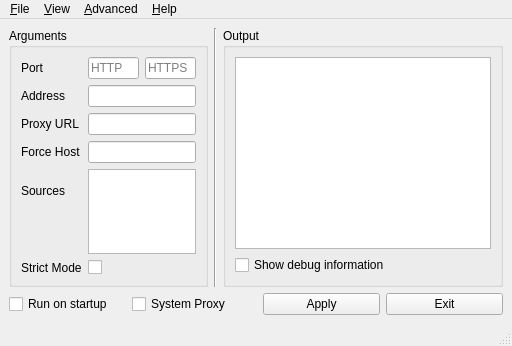
<?xml version="1.0" encoding="UTF-8"?>
<ui version="4.0">
 <class>MainWindow</class>
 <widget class="QMainWindow" name="MainWindow">
  <property name="windowTitle">
   <string notr="true">QtUnblockNeteaseMusic</string>
  </property>
  <widget class="QWidget" name="centralwidget">
   <layout class="QVBoxLayout" name="verticalLayout">
    <item>
     <layout class="QHBoxLayout" name="formBox">
      <item>
       <widget class="QGroupBox" name="argsBox">
        <property name="title">
         <string>Arguments</string>
        </property>
        <layout class="QGridLayout">
         <item row="2" column="0">
          <widget class="QLabel" name="addressLabel">
           <property name="statusTip">
            <string>Specify server host</string>
           </property>
           <property name="text">
            <string>Address</string>
           </property>
          </widget>
         </item>
         <item row="5" column="0">
          <widget class="QLabel" name="sourceLabel">
           <property name="statusTip">
            <string>Set priority of sources</string>
           </property>
           <property name="text">
            <string>Sources</string>
           </property>
          </widget>
         </item>
         <item row="6" column="0">
          <spacer>
           <property name="orientation">
            <enum>Qt::Vertical</enum>
           </property>
          </spacer>
         </item>
         <item row="3" column="0">
          <widget class="QLabel" name="urlLabel">
           <property name="statusTip">
            <string>Request through upstream proxy</string>
           </property>
           <property name="text">
            <string>Proxy URL</string>
           </property>
          </widget>
         </item>
         <item row="2" column="1" colspan="2">
          <widget class="QLineEdit" name="addressEdit">
           <property name="sizePolicy">
            <sizepolicy hsizetype="Minimum" vsizetype="Fixed">
             <horstretch>0</horstretch>
             <verstretch>0</verstretch>
            </sizepolicy>
           </property>
           <property name="statusTip">
            <string>Specify server host</string>
           </property>
           <property name="text">
            <string/>
           </property>
          </widget>
         </item>
         <item row="4" column="1" colspan="2">
          <widget class="QLineEdit" name="hostEdit">
           <property name="sizePolicy">
            <sizepolicy hsizetype="Minimum" vsizetype="Fixed">
             <horstretch>0</horstretch>
             <verstretch>0</verstretch>
            </sizepolicy>
           </property>
           <property name="statusTip">
            <string>Force the Netease server IP</string>
           </property>
          </widget>
         </item>
         <item row="0" column="0">
          <widget class="QLabel" name="portLabel">
           <property name="statusTip">
            <string>Specify server port</string>
           </property>
           <property name="text">
            <string>Port</string>
           </property>
          </widget>
         </item>
         <item row="7" column="0">
          <widget class="QLabel" name="strictLabel">
           <property name="statusTip">
            <string>Enable proxy limitation</string>
           </property>
           <property name="text">
            <string>Strict Mode</string>
           </property>
          </widget>
         </item>
         <item row="5" column="1" rowspan="2" colspan="2">
          <widget class="QTextEdit" name="sourceEdit">
           <property name="sizePolicy">
            <sizepolicy hsizetype="Ignored" vsizetype="Ignored">
             <horstretch>0</horstretch>
             <verstretch>0</verstretch>
            </sizepolicy>
           </property>
           <property name="statusTip">
            <string>Set priority of sources</string>
           </property>
          </widget>
         </item>
         <item row="0" column="2">
          <widget class="QLineEdit" name="httpsEdit">
           <property name="sizePolicy">
            <sizepolicy hsizetype="Ignored" vsizetype="Fixed">
             <horstretch>0</horstretch>
             <verstretch>0</verstretch>
            </sizepolicy>
           </property>
           <property name="statusTip">
            <string>Specify server HTTPS port</string>
           </property>
           <property name="placeholderText">
            <string notr="true">HTTPS</string>
           </property>
          </widget>
         </item>
         <item row="3" column="1" colspan="2">
          <widget class="QLineEdit" name="urlEdit">
           <property name="sizePolicy">
            <sizepolicy hsizetype="Minimum" vsizetype="Fixed">
             <horstretch>0</horstretch>
             <verstretch>0</verstretch>
            </sizepolicy>
           </property>
           <property name="statusTip">
            <string>Request through upstream proxy</string>
           </property>
          </widget>
         </item>
         <item row="4" column="0">
          <widget class="QLabel" name="hostLabel">
           <property name="statusTip">
            <string>Force the Netease server IP</string>
           </property>
           <property name="text">
            <string>Force Host</string>
           </property>
          </widget>
         </item>
         <item row="7" column="1" colspan="2">
          <widget class="QCheckBox" name="strictCheckBox">
           <property name="statusTip">
            <string>Enable proxy limitation</string>
           </property>
           <property name="text">
            <string/>
           </property>
          </widget>
         </item>
         <item row="0" column="1">
          <widget class="QLineEdit" name="httpEdit">
           <property name="sizePolicy">
            <sizepolicy hsizetype="Ignored" vsizetype="Fixed">
             <horstretch>0</horstretch>
             <verstretch>0</verstretch>
            </sizepolicy>
           </property>
           <property name="statusTip">
            <string>Specify server HTTP port</string>
           </property>
           <property name="text">
            <string/>
           </property>
           <property name="placeholderText">
            <string notr="true">HTTP</string>
           </property>
          </widget>
         </item>
        </layout>
       </widget>
      </item>
      <item>
       <widget class="Line" name="line">
        <property name="orientation">
         <enum>Qt::Vertical</enum>
        </property>
       </widget>
      </item>
      <item>
       <widget class="QGroupBox" name="outBox">
        <property name="title">
         <string>Output</string>
        </property>
        <layout class="QVBoxLayout">
         <item>
          <widget class="QTextBrowser" name="outText">
           <property name="sizePolicy">
            <sizepolicy hsizetype="Minimum" vsizetype="Minimum">
             <horstretch>0</horstretch>
             <verstretch>0</verstretch>
            </sizepolicy>
           </property>
          </widget>
         </item>
         <item>
          <widget class="QCheckBox" name="debugCheckBox">
           <property name="text">
            <string>Show debug information</string>
           </property>
          </widget>
         </item>
        </layout>
       </widget>
      </item>
     </layout>
    </item>
    <item>
     <layout class="QHBoxLayout" name="buttonBox">
      <item>
       <widget class="QCheckBox" name="startupCheckBox">
        <property name="text">
         <string>Run on startup</string>
        </property>
       </widget>
      </item>
      <item>
       <widget class="QCheckBox" name="proxyCheckBox">
        <property name="text">
         <string>System Proxy</string>
        </property>
       </widget>
      </item>
      <item>
       <spacer>
        <property name="orientation">
         <enum>Qt::Horizontal</enum>
        </property>
       </spacer>
      </item>
      <item>
       <widget class="QPushButton" name="applyBtn">
        <property name="text">
         <string>Apply</string>
        </property>
       </widget>
      </item>
      <item>
       <widget class="QPushButton" name="exitBtn">
        <property name="text">
         <string>Exit</string>
        </property>
       </widget>
      </item>
     </layout>
    </item>
   </layout>
  </widget>
  <widget class="QMenuBar" name="menubar">
   <widget class="QMenu" name="menuFile">
    <property name="title">
     <string>&amp;File</string>
    </property>
    <addaction name="actionExit"/>
   </widget>
   <widget class="QMenu" name="menuHelp">
    <property name="title">
     <string>&amp;Help</string>
    </property>
    <addaction name="actionAbout"/>
    <addaction name="actionAboutQt"/>
   </widget>
   <widget class="QMenu" name="menuView">
    <property name="title">
     <string>&amp;View</string>
    </property>
    <widget class="QMenu" name="menuTheme">
     <property name="title">
      <string>&amp;Theme</string>
     </property>
    </widget>
    <addaction name="menuTheme"/>
   </widget>
   <widget class="QMenu" name="menuAdvanced">
    <property name="title">
     <string>&amp;Advanced</string>
    </property>
    <addaction name="actionInstallCA"/>
    <addaction name="actionEnv"/>
   </widget>
   <addaction name="menuFile"/>
   <addaction name="menuView"/>
   <addaction name="menuAdvanced"/>
   <addaction name="menuHelp"/>
  </widget>
  <widget class="QStatusBar" name="statusBar"/>
  <action name="actionExit">
   <property name="text">
    <string>E&amp;xit</string>
   </property>
  </action>
  <action name="actionAbout">
   <property name="text">
    <string>About</string>
   </property>
  </action>
  <action name="actionAboutQt">
   <property name="text">
    <string>About Qt</string>
   </property>
  </action>
  <action name="actionInstallCA">
   <property name="text">
    <string>&amp;Install Certificate</string>
   </property>
  </action>
  <action name="actionEnv">
   <property name="text">
    <string>&amp;Advance Options</string>
   </property>
  </action>
 </widget>
 <resources/>
 <connections/>
</ui>
